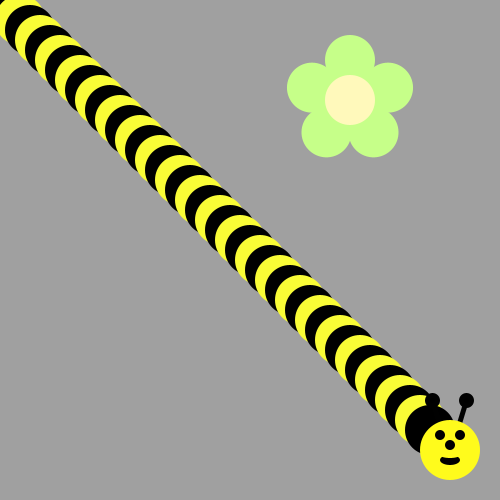
Frame 1 (no input)
Frame 60 (the mouse pressed at the canvas centre just before this capture): identical to frame 1, image omitted
Frame 120 (the mouse held since frame 60 and released just before this capture): identical to frame 1, image omitted

The Processing sketch that drew this single still picture (run headless with seeded random() and noise(); from frame 60 on, the mouse is pressed at the canvas centre):

// Processing sketch: BumbleBee
// ── BumbleBee.pde
void draw() {
/*Use a loop to make a body for the Bee!
Then put his head on using drawBeeFace(x,y)
Use Modulo to make the colors alternate 
*/
}

void drawFlower(int x, int y) {
     noStroke();
     translate(x, y);
     // draw 5 petals, rotating after each one<
     fill(#c6ff89);      // green
      for (int i = 0; i < 5; i++) {
           ellipse(0, -40, 50, 50);
          rotate(radians(72));
     }
     fill(#fff9bb); // light yellow
     ellipse(0, 0, 50, 50);
} 
void drawBeeFace(int BeeFaceX, int BeeFaceY) {
     noStroke();
     fill(0, 0, 0);
     stroke(1);
     strokeWeight(5);
     line(BeeFaceX-10, BeeFaceY-27, BeeFaceX-17, BeeFaceY-50);
     line(BeeFaceX+10, BeeFaceY-27, BeeFaceX+17, BeeFaceY-50);
     ellipse(BeeFaceX-17, BeeFaceY-50, 10, 10);
     ellipse(BeeFaceX+17, BeeFaceY-50, 10, 10);
     noStroke();
     fill(255, 251, 28);
     ellipse(BeeFaceX, BeeFaceY, 60, 60); // face
     fill(255, 237, 209);
     fill(0,0,0);
      ellipse(BeeFaceX-10, BeeFaceY-15, 10, 10); // eyes
     ellipse(BeeFaceX+10, BeeFaceY-15, 10, 10);
      ellipse(BeeFaceX, BeeFaceY-5, 10, 10); // nose
      ellipse(BeeFaceX, BeeFaceY+10, 20, 10);// mouth
     fill(255, 251, 28);
     ellipse(BeeFaceX, BeeFaceY+5, 20, 6);
}

void setup() {
     ellipseMode(CENTER);
     size(500, 500);
     background(160, 160, 160);
      drawFlower(350, 100);
      
      for(int i=0;i<44;i++){
      if(i%2==0){
       fill(#F9FC36); 
      }else{
       fill(0,0,0); 
      }
      ellipse((i*10)-350,(i*10)-100,50,50);
      }
      
      drawBeeFace(45*10-350,45*10-100);
}
